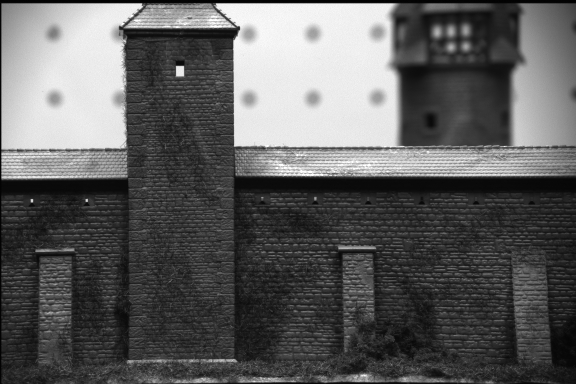
//> input picture Inputs/building_left.png, 576 x 384 px
$ ./stereo   (built with g++ and OpenCV 4)
//> lines starting //> are read from the running program, lines starting //| are printed output that depends on the picture
#include <cstdio>
#include <opencv2/opencv.hpp>
#include </usr/include/eigen3/Eigen/Dense>
#include <random>
#include <cmath>


using namespace cv;
using namespace std;
using Eigen::MatrixXd;

/*
    Author - Yash Mewada (mewada.y@northeastern.edu) & Pratik Baldota (baldota.p@northeastern.edu)
    Created - April 8, 2023
*/

/* Class for Image Mosaicing function declaration*/
class imageMosaicing
{
private:
    /* data */
    Mat* lines1 = nullptr;
    Mat* lines2 = nullptr;
public:
    string path_to_images;
    Mat img1;
    Mat img2;
    Mat soble_x = (Mat_<float>(3,3) << -1,0,1,-2,0,2,-1,0,1);
    Mat soble_y = (Mat_<float>(3,3) << -1,-2,-1,0,0,0,1,2,1);
    const int MIN_POINTS = 4;
    const double THRESHOLD = 10;
    const int MAX_ITERATIONS = 3000;
    double ncc_thres = 0.9;
    const int SAMPLE_SIZE = 8;
    const int ERROR_THRES = 1;

    imageMosaicing(string _path);
    double calc_NCC(Mat temp1, Mat temp2);
    vector<pair<Point, Point>> get_correspondences(vector<Point> c1,vector<Point> c2);
    vector<pair<Point, Point>> estimate_homography_ransac(vector<Point> src_points, vector<Point> dst_points);
    vector<Point> harris_detector_for_img1(int thres = 250);
    vector<Point> harris_detector_for_img2(int thres = 250);
    Mat estimateFunMat(Mat A);
    Mat estimateFunndamentalRANSAC(vector<pair<Point,Point>> corees_pts);
    Mat kron(vector<pair<Point,Point>> corees_pts);
    void findEpipolarlines(vector<Point2f> inlierxl,vector<Point2f> inlierxr, Mat F, Mat imgRectR, Mat imgRectL,Mat* lines1,Mat* lines2);

};

imageMosaicing::imageMosaicing(string _path)
{
    cout << "This is a demo for Image Mosaicing code" << endl;
    this->path_to_images = _path;
    img1 = imread(path_to_images + string("building_left.png"),IMREAD_GRAYSCALE);
    img2 = imread(path_to_images + string("building_right.png"),IMREAD_GRAYSCALE);
    resize(img1, img1, Size(), 0.75, 0.75);
    resize(img2, img2, Size(), 0.75, 0.75);
    // cvtColor(img1, img1, COLOR_BGR2GRAY);
    // cvtColor(img2, img2, COLOR_BGR2GRAY);
}

vector<Point> imageMosaicing::harris_detector_for_img1(int thres){
    Mat gradient_x, gx, gxy;
    Mat gradient_y, gy;
    Mat r_norm;
    Mat r = Mat::zeros(img1.size(), CV_32FC1);

    filter2D(img1,gradient_x,CV_32F,soble_x);
    filter2D(img1,gradient_y,CV_32F,soble_y);

    gx = gradient_x.mul(gradient_x);
    gy = gradient_y.mul(gradient_y);
    gxy = gradient_x.mul(gradient_y);

    GaussianBlur(gx,gx,Size(5,5),1.4);
    GaussianBlur(gy,gy,Size(5,5),1.4);
    GaussianBlur(gxy,gxy,Size(5,5),1.4);

    for(int i = 0; i < img1.rows; i++){
        for(int j = 0; j < img1.cols; j++){
            float a = gx.at<float>(i, j);
            float b = gy.at<float>(i, j);
            float c = gxy.at<float>(i, j);
            float det = a*c - b*b;
            float trace = a + c;
            r.at<float>(i,j) = det - 0.04*trace*trace;
        }
    }

    normalize(r, r_norm, 0, 255, NORM_MINMAX, CV_32FC1, Mat());

    Mat corners = Mat::zeros(img1.size(),CV_8UC1);
    vector<Point> corner_coor;
    Mat cr;
    cvtColor(img1,cr,COLOR_GRAY2BGR);
     for (int i = 1; i < r_norm.rows; i++) {
        for (int j = 1; j < r_norm.cols; j++) {
            // Check if current pixel is a local maximum
            if ((int) r_norm.at<float>(i, j) > thres
                && r_norm.at<float>(i, j) > r_norm.at<float>(i - 1, j - 1)
                && r_norm.at<float>(i, j) > r_norm.at<float>(i - 1, j)
                && r_norm.at<float>(i, j) > r_norm.at<float>(i - 1, j + 1)
                && r_norm.at<float>(i, j) > r_norm.at<float>(i, j - 1)
                && r_norm.at<float>(i, j) > r_norm.at<float>(i, j + 1)
                && r_norm.at<float>(i, j) > r_norm.at<float>(i + 1, j - 1)
                && r_norm.at<float>(i, j) > r_norm.at<float>(i + 1, j)
                && r_norm.at<float>(i, j) > r_norm.at<float>(i + 1, j + 1)
                ) {
                corner_coor.push_back({j,i});
                circle(cr, Point(j,i), 1, Scalar(30, 255, 30), 2,8,0);
            }
        }
    }
    cv::imshow("corners",cr);
    //imwrite("cornerimg1.jpg",cr);
    cv::waitKey(0);
    return corner_coor;
}

vector<Point> imageMosaicing::harris_detector_for_img2(int thres){
    Mat gradient_x, gx2, gxy;
    Mat gradient_y, gy2;
    Mat r_norm;
    Mat r = Mat::zeros(img2.size(), CV_32FC1);
    Mat corners = Mat::zeros(img2.size(),CV_8UC1);
    vector<Point> corner_coor;

    filter2D(img2,gradient_x,CV_32F,soble_x);
    filter2D(img2,gradient_y,CV_32F,soble_y);

    gx2 = gradient_x.mul(gradient_x);
    gy2 = gradient_y.mul(gradient_y);
    gxy = gradient_x.mul(gradient_y);

    GaussianBlur(gx2,gx2,Size(5,5),1.4);
    GaussianBlur(gy2,gy2,Size(5,5),1.4);
    GaussianBlur(gxy,gxy,Size(5,5),1.4);

    for(int i = 0; i < img2.rows; i++){
        for(int j = 0; j < img2.cols; j++){
            float a = gx2.at<float>(i, j);
            float b = gy2.at<float>(i, j);
            float c = gxy.at<float>(i, j);
            float det = a*c - b*b;
            float trace = a + c;
            r.at<float>(i,j) = det - 0.04*trace*trace;
        }
    }
    normalize(r, r_norm, 0, 255, NORM_MINMAX, CV_32FC1, Mat());


    Mat cr;
    cvtColor(img2,cr,COLOR_GRAY2BGR);
     for (int i = 1; i < r_norm.rows; i++) {
        for (int j = 1; j < r_norm.cols; j++) {
            // Check if current pixel is a local maximum
            if ((int) r_norm.at<float>(i, j) > thres
                && r_norm.at<float>(i, j) > r_norm.at<float>(i - 1, j - 1)
                && r_norm.at<float>(i, j) > r_norm.at<float>(i - 1, j)
                && r_norm.at<float>(i, j) > r_norm.at<float>(i - 1, j + 1)
                && r_norm.at<float>(i, j) > r_norm.at<float>(i, j - 1)
                && r_norm.at<float>(i, j) > r_norm.at<float>(i, j + 1)
                && r_norm.at<float>(i, j) > r_norm.at<float>(i + 1, j - 1)
                && r_norm.at<float>(i, j) > r_norm.at<float>(i + 1, j)
                && r_norm.at<float>(i, j) > r_norm.at<float>(i + 1, j + 1)
                ) {
                corner_coor.push_back({j,i});
                circle(cr, Point(j,i), 1, Scalar(30, 255, 30), 2,8,0);
            }
        }
    }
    cv::imshow("corners",cr);
    //imwrite("cornerimg2.jpg",cr);
    cv::waitKey(0);
    return corner_coor;
}

double imageMosaicing::calc_NCC(Mat temp1,Mat temp2){
    double mean1 = 0;
    for(int i=0; i<temp1.rows; i++)
    {
        for(int j=0; j<temp1.cols; j++)
        {
            mean1 += temp1.at<uchar>(i,j);
        }
    }
    mean1 = mean1/(temp1.rows*temp1.cols);
    double mean2 = 0;
    for(int i=0; i<temp2.rows; i++)
    {
        for(int j=0; j<temp2.cols; j++)
        {
            mean2 += temp2.at<uchar>(i,j);
        }
    }
    mean2 = mean2/(temp2.rows*temp2.cols);
    double std1 = 0;
    for(int i=0; i<temp1.rows; i++)
    {
        for(int j=0; j<temp1.cols; j++)
        {
            std1 += pow(temp1.at<uchar>(i,j) - mean1, 2);
        }
    }
    std1 = sqrt(std1/(temp1.rows*temp1.cols));
    double std2 = 0;
    for(int i=0; i<temp2.rows; i++)
    {
        for(int j=0; j<temp2.cols; j++)
        {
            std2 += pow(temp2.at<uchar>(i,j) - mean2, 2);
        }
    }
    std2 = sqrt(std2/(temp2.rows*temp2.cols));
    double ncc = 0;
    // int count = 0;
    for(int i=0; i<temp1.rows; i++)
    {
        for(int j=0; j<temp1.cols; j++)
        {
            ncc += (temp1.at<uchar>(i,j) - mean1)*(temp2.at<uchar>(i,j) - mean2);
            // count++;
        }
    }
    if (std1 > 0 && std2 > 0) {
        ncc = ncc/(temp1.rows*temp1.cols*std1*std2);
    }
    else {
        ncc = 0; // or set to some other default value
    }
    // ncc = ncc/(temp1.rows*temp1.cols*std1*std2);
    return ncc;

}

vector<pair<Point, Point>> imageMosaicing::get_correspondences(vector<Point> c1,vector<Point> c2){
    Mat t1,t2;
    vector<pair<Point,Point>> corres;
    Mat temp_path,temp_path2;
    Point d = Point(0,0);

    for (int i = 0; i < c1.size() ; i++) {
        double ncc_max = 0;
        Point pt1 = c1[i];
        int p1x = pt1.x - 3;
        int p1y = pt1.y - 3;
        if (p1x < 0 || p1y < 0 || p1x + 7 >= img1.cols || p1y + 7 >= img1.rows){
            continue;
        }
        temp_path = img1(Rect(p1x, p1y, 7, 7));
        d = Point(0,0);
        int maxidx = -1;
        for (int j = 0; j < c2.size(); j++) {
            Point pt2 = c2[j];
            int p2x = pt2.x - 3;
            int p2y = pt2.y - 3;
            if (p2x < 0 || p2y < 0 || p2x + 7 >= img2.cols || p2y + 7 >= img2.rows){
                continue;
            }
            temp_path2 = img2(Rect(p2x,p2y, 7, 7));

            double temp_ncc = calc_NCC(temp_path,temp_path2);
            if (temp_ncc > ncc_max){
                ncc_max = temp_ncc;
                maxidx = j;
            }
        }
        if (c2[maxidx] != Point(0,0) && c1[i] != Point(0,0) && ncc_max > ncc_thres){
            pair<Point,Point> c;
            c.first = c1[i];
            c.second = c2[maxidx];
            // cout << "maxidx" << " ";
            // cout << maxidx << endl;
            corres.push_back(c);
        }
    }
    cout << corres.size() << endl;
    Mat img_matches;
    if (img1.cols != img2.cols) {
        double scale = (double)img1.cols / img2.cols;
        resize(img2, img2, Size(img1.cols, scale*img2.rows));
    }

    // Concatenate images vertically
    // vconcat(img1, img2, img_matches);
    Mat cr2,cr1;
    cvtColor(img2,cr2,COLOR_GRAY2BGR);
    cvtColor(img1,cr1,COLOR_GRAY2BGR);
    hconcat(cr1, cr2, img_matches);
    RNG rng(12345);
    for (int i = 0; i < corres.size() ; i++) {
        Point pt1 =  corres[i].first;
        Point pt2 = Point(corres[i].second.x + img1.cols, corres[i].second.y); // shift the x-coordinate of pt2 to the right of img1
        // Point pt2 = Point(fc[i].second.x, fc[i].second.y + img1.rows);
        Scalar color = Scalar(rng.uniform(0,255), rng.uniform(0, 255), rng.uniform(0, 255));
        line(img_matches, pt1, pt2, color, 1);
    }
    imshow( "result_window", img_matches);
    //imwrite("CorrepondencespreRansac.jpg",img_matches);
    cv::waitKey(0);
    return corres;
}

vector<pair<Point, Point>> imageMosaicing::estimate_homography_ransac(vector<Point> src_points, vector<Point> dst_points) {
    vector<pair<Point, Point>> bestCorrespondingPoints;
    int max_inliers = 0;
    // src_points.resize(src_points.size());
    vector<int> best_inliers;
    vector<Point> inliers1;
    vector<Point> inliers2;
    Mat best_homography = Mat::eye(3, 3, CV_64F);
    best_homography =findHomography(src_points,dst_points,RANSAC);
    vector<int> inliers;
    int num_inliers = 0;
    vector<pair<Point, Point>> temp_corres;
    int inlier_idx = -1;
    double mean_dist = 0;
    //    vector<Point2f> curr_inliers;
    for (int j = 0; j < dst_points.size(); j++) {
        Point src_point = src_points[j];
        Point dst_point = dst_points[j];
        Mat src = (Mat_<double>(3, 1) << src_point.x, src_point.y, 1);
        Mat dst = (Mat_<double>(3, 1) << dst_point.x, dst_point.y, 1);
        Mat pred_dst = best_homography * src;
        pred_dst /= pred_dst.at<double>(2, 0);

        double distance = norm(pred_dst-dst);
        // cout << src <<" << norm , manual >> ";SSSSS
        // cout << p << endl;
        cout << distance << endl;
        if (distance < 1) {
            // cout << "got" << endl;
            num_inliers++;
            // inlier_idx = j;
            pair<Point,Point> c;
            c.first = src_point;
            c.second = dst_point;
            temp_corres.push_back(c);
            inliers.push_back(j);
            // cout << num_inliers << endl;
            // curr_inliers.push_back(src_points[j]);
        }
        if (num_inliers >= max_inliers) {
            // cout << "blahh" << endl;
            max_inliers = num_inliers;
            best_inliers = inliers;
            // best_inliers = curr_inliers;
            best_homography = best_homography;
            bestCorrespondingPoints = temp_corres;
            // best_homography = estimateAffinePartial2D(src_points, dst_points, inliers, RANSAC, THRESHOLD);
        }
    }
    // cout << "max_inliers" << "    ";
    // cout << max_inliers << endl;
    vector<Point> inlier_src_points;
    vector<Point> inlier_dst_points;
    for (int i = 0; i < best_inliers.size(); i++) {
        int idx = best_inliers[i];
        inlier_src_points.push_back(src_points[idx]);
        inlier_dst_points.push_back(dst_points[idx]);
        // cout << idx << endl;
    }
    // cout << best_homography << endl;
    best_homography = findHomography(inlier_src_points,inlier_dst_points,RANSAC);
    cout << "best_homography" << endl;
    cout << best_homography << endl;
    Mat img_matches;
    if (img1.cols != img2.cols) {
        double scale = (double)img1.cols / img2.cols;
        resize(img2, img2, Size(img1.cols, scale*img2.rows));
    }

    // Concatenate images vertically
    // vconcat(img1, img2, img_matches);
    Mat cr2,cr1;
    cvtColor(img2,cr2,COLOR_GRAY2BGR);
    cvtColor(img1,cr1,COLOR_GRAY2BGR);
    RNG rng(12345);
    hconcat(cr1, cr2, img_matches);
    for (int i = 0; i < bestCorrespondingPoints.size() ; i++) {
        Point pt1 =  bestCorrespondingPoints[i].first;
        Point pt2 = Point(bestCorrespondingPoints[i].second.x + img1.cols, bestCorrespondingPoints[i].second.y); // shift the x-coordinate of pt2 to the right of img1
        // Point pt2 = Point(fc[i].second.x, fc[i].second.y + img1.rows);
        Scalar color = Scalar(rng.uniform(0,255), rng.uniform(0, 255), rng.uniform(0, 255));
        circle(img_matches, Point(pt1.x,pt1.y), 1, Scalar(30, 255, 30), 2,8,0);
        circle(img_matches, Point(pt2.x,pt2.y), 1, Scalar(30, 255, 30), 2,8,0);
        line(img_matches, pt1, pt2, color, 1);
    }
    imshow( "result_window", img_matches );
    //imwrite("CorrepondencespostRansac.jpg",img_matches);
    cv::waitKey(0);
    // visualise_corress(bestCorrespondingPoints);

    return bestCorrespondingPoints;
}

Mat imageMosaicing::kron(vector<pair<Point, Point>> bestCorrespondingPoints){
    Mat kron(bestCorrespondingPoints.size(),9,CV_64F);
    // cout<<bestCorrespondingPoints.size()<<endl;
    // cout<<kron.size()<<endl;
    for (int i = 0; i < bestCorrespondingPoints.size() ; i++) {
        Point2d pt1 =  bestCorrespondingPoints[i].first;
        Point2d pt2 = bestCorrespondingPoints[i].second;
        // cout<<pt1.x*pt2.x<<endl;
        Mat row = (Mat_<double>(9,1) << pt1.x*pt2.x, pt1.x*pt2.y,pt1.x,pt1.y*pt2.x,pt1.y*pt2.y, pt1.y, pt2.x,pt2.y,1);
        kron.at<double>(i,0) = row.at<double>(0,0);
        kron.at<double>(i,1) = row.at<double>(0,1);
        kron.at<double>(i,2) = row.at<double>(0,2);
        kron.at<double>(i,3) = row.at<double>(0,3);
        kron.at<double>(i,4) = row.at<double>(0,4);
        kron.at<double>(i,5) = row.at<double>(0,5);
        kron.at<double>(i,6) = row.at<double>(0,6);
        kron.at<double>(i,7) = row.at<double>(0,7);
        kron.at<double>(i,8) = row.at<double>(0,8);
        // [5 lines of commented-out code are left out]
    }
    // [8 lines of commented-out code are left out]
    return kron;
}

Mat imageMosaicing::estimateFunMat(Mat A){
    SVD svdTemp(A,SVD::FULL_UV);

    Mat fUtil = svdTemp.vt.row(8);
    Mat Ftemp(3,3,CV_64FC1);

    Ftemp.at<double>(0,0) = fUtil.at<double>(0,0);
    Ftemp.at<double>(0,1) = fUtil.at<double>(0,1);
    Ftemp.at<double>(0,2) = fUtil.at<double>(0,2);
    Ftemp.at<double>(1,0) = fUtil.at<double>(0,3);
    Ftemp.at<double>(1,1) = fUtil.at<double>(0,4);
    Ftemp.at<double>(1,2) = fUtil.at<double>(0,5);
    Ftemp.at<double>(2,0) = fUtil.at<double>(0,6);
    Ftemp.at<double>(2,1) = fUtil.at<double>(0,7);
    Ftemp.at<double>(2,2) = fUtil.at<double>(0,8);
    // [8 lines of commented-out code are left out]
    Mat F(3,3,Ftemp.type());
    SVD svd(Ftemp,SVD::FULL_UV);
    // cout << svd.u.size() << endl;
    // cout << svd.vt.t().size() << endl;
    // cout << svd.w.size() << endl;
    svd.w.at<double>(0,2) = 0;
    Mat w(3,3,CV_64F);
    w.at<double>(0,0) = svd.w.at<double>(0,0);
    w.at<double>(0,1) = 0;
    w.at<double>(0,2) = 0;
    w.at<double>(1,0) = 0;
    w.at<double>(1,1) = svd.w.at<double>(0,1);
    w.at<double>(1,2) = 0;
    w.at<double>(2,0) = 0;
    w.at<double>(2,1) = 0;
    w.at<double>(2,2) = 0;
    F = svd.u*w*svd.vt;
    // [8 lines of commented-out code are left out]
    Ftemp.at<double>(3,3) = 1;

    return Ftemp;


}

Mat imageMosaicing::estimateFunndamentalRANSAC(vector<pair<Point,Point>> corees_pts){
    Mat bestF;

    int bestInliercnt = 0;
    vector<Point> xl,xr;
    for (int i = 0; i < corees_pts.size(); i++) {
        xl.push_back(corees_pts[i].first);
        xr.push_back(corees_pts[i].second);
    }
    // Get 8 Random points
    for(int i=0;i<MAX_ITERATIONS;i++){
        vector<Point2f> sampxl,sampxr;
        random_shuffle(corees_pts.begin(),corees_pts.end());
        for(int j =0;j<SAMPLE_SIZE;j++){
            sampxl.push_back(xl[j]);
            sampxr.push_back(xr[j]);
        }
        Mat F = findFundamentalMat(sampxl,sampxr,FM_8POINT);
        int inlierCount = 0;
        for (int k = 0; k < xl.size(); k++) {
            // Mat x1(xl[i].);
            // Mat x2(xr);
            double error = abs(xr[k].x * F.at<double>(0,0) * xl[k].x +
                               xr[k].x * F.at<double>(0,1) * xl[k].y +
                               F.at<double>(0,2) * xl[k].x +
                               xr[k].y * F.at<double>(1,0) * xl[k].x +
                               xr[k].y * F.at<double>(1,1) * xl[k].y +
                               F.at<double>(1,2) * xl[k].y +
                               F.at<double>(2,0) * xl[k].x +
                               F.at<double>(2,1) * xl[k].y +
                               F.at<double>(2,2));
            // cout << error << endl;
            if (error < ERROR_THRES){
                inlierCount++;
                // cout << "error < 1" << endl;
            }
        }
        if (inlierCount > bestInliercnt){
            bestInliercnt = inlierCount;
            bestF = F;
        }
    }
    vector<Point> inlierxL,inlierxR;
    for (int k = 0; k < xl.size(); k++) {
            // Mat x1(xl[i].);
            // Mat x2(xr);
            double error = abs(xr[k].x * bestF.at<double>(0,0) * xl[k].x +
                               xr[k].x * bestF.at<double>(0,1) * xl[k].y +
                               bestF.at<double>(0,2) * xl[k].x +
                               xr[k].y * bestF.at<double>(1,0) * xl[k].x +
                               xr[k].y * bestF.at<double>(1,1) * xl[k].y +
                               bestF.at<double>(1,2) * xl[k].y +
                               bestF.at<double>(2,0) * xl[k].x +
                               bestF.at<double>(2,1) * xl[k].y +
                               bestF.at<double>(2,2));
            if (error < ERROR_THRES){
                inlierxL.push_back(xl[k]);
                inlierxR.push_back(xr[k]);
                // cout << "error < 1" << endl;
            }
        }
    bestF = findFundamentalMat(inlierxL,inlierxR,FM_8POINT);
    return bestF;

}

void imageMosaicing::findEpipolarlines(vector<Point2f> inlierxl,vector<Point2f> inlierxr, Mat F, Mat imgRectR, Mat imgRectL,Mat* lines1,Mat* lines2){
    // Mat lines1;
    Mat color1;
    cvtColor(imgRectR,color1,COLOR_GRAY2BGR);
    computeCorrespondEpilines(cv::Mat(inlierxl),1,F,*lines1);
    RNG rng(12345);
    for (int i = 0; i < lines1->rows ; i++){
        for (int j = 0; j < lines1->cols; j++){
            Scalar color = Scalar(rng.uniform(0,255), rng.uniform(0, 255), rng.uniform(0, 255));
            line(color1,Point(0,-(lines1->at<Vec3f>(i,j))[2]/ lines1->at<Vec3f>(i,j)[1]),Point(imgRectR.cols,-(lines1->at<Vec3f>(i,j)[2] + lines1->at<Vec3f>(i,j)[0] * imgRectR.cols)/ lines1->at<Vec3f>(i,j)[1]),color);
        }
    }


    // Mat lines2;
    Mat color2;
    cvtColor(imgRectL,color2,COLOR_GRAY2BGR);
    computeCorrespondEpilines(cv::Mat(inlierxr),2,F,*lines2);
    for (int i = 0; i < lines2->rows ; i++){
        for (int j = 0; j < lines2->cols; j++){
            Scalar color = Scalar(rng.uniform(0,255), rng.uniform(0, 255), rng.uniform(0, 255));
            line(color2,Point(0,-(lines2->at<Vec3f>(i,j))[2]/ lines2->at<Vec3f>(i,j)[1]),Point(imgRectL.cols,-(lines2->at<Vec3f>(i,j)[2] + lines2->at<Vec3f>(i,j)[0] * imgRectL.cols)/ lines2->at<Vec3f>(i,j)[1]),color);
        }
    }
    Mat epipolarLines;
    hconcat(color1,color2,epipolarLines);
    imshow("Epipolarlines",epipolarLines);
    //imwrite("Epipolarlines.jpg",epipolarLines);
    waitKey(0);

    // return lines1,lines2;
}


int main(){
    string path = "/home/yash/Documents/Computer_VIsion/CV_Project3/CV_Project3/Inputs/";
    Mat imgL = imread(path + string("building_left.png"),IMREAD_GRAYSCALE);
//> imgL is the input picture: 384 rows x 576 cols, CV_8UC1; min 1, max 255, mean 93.4
    Mat imgR = imread(path + string("building_right.png"),IMREAD_GRAYSCALE);
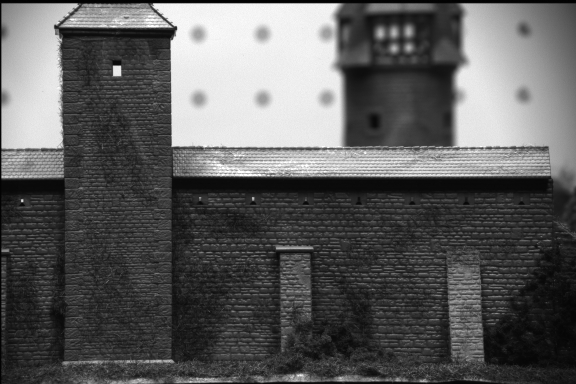
//> input picture Inputs/building_right.png, 576 x 384 px
//> imgR is the input picture: 384 rows x 576 cols, CV_8UC1; min 1, max 255, mean 92.5

    imageMosaicing p3(path);
    vector<Point> cor_img1,cor_img2;

    cor_img1 = p3.harris_detector_for_img1(230);
//> in harris_detector_for_img1, `filter2D(img1,gradient_x,CV_32F,soble_x);`:
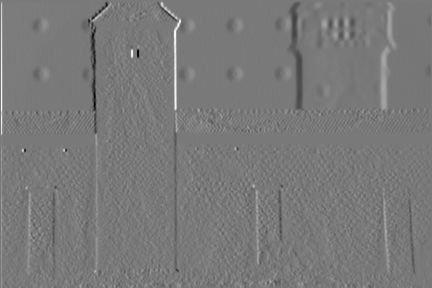
//> gradient_x: 288 rows x 432 cols, CV_32FC1; min -668, max 732, mean 0.1; drawn with min black and max white
//> in harris_detector_for_img1, `filter2D(img1,gradient_x,CV_32F,soble_x);`: soble_x = [[-1, 0, 1], [-2, 0, 2], [-1, 0, 1]]
//> in harris_detector_for_img1, `filter2D(img1,gradient_y,CV_32F,soble_y);`:
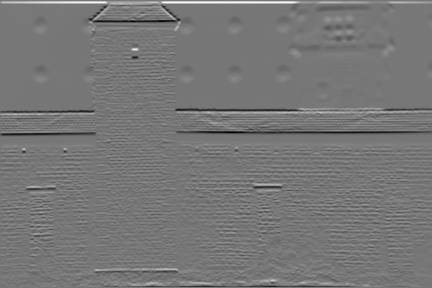
//> gradient_y: 288 rows x 432 cols, CV_32FC1; min -838, max 956, mean 1.5; drawn with min black and max white
//> in harris_detector_for_img1, `filter2D(img1,gradient_y,CV_32F,soble_y);`: soble_y = [[-1, -2, -1], [0, 0, 0], [1, 2, 1]]
//> after the loop in harris_detector_for_img1, `for(int i = 0; i < img1.rows; i++)`:
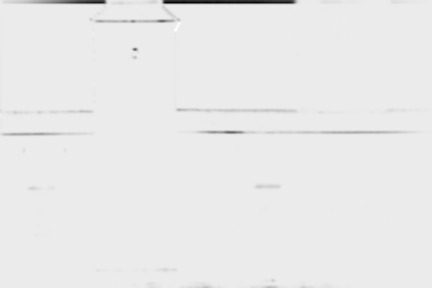
//> r: 288 rows x 432 cols, CV_32FC1; min -1.54e+11, max 1.27e+10, mean -1.3e+09; drawn with min black and max white
//> after the loop in harris_detector_for_img1, `for (int i = 1; i < r_norm.rows; i++)`:
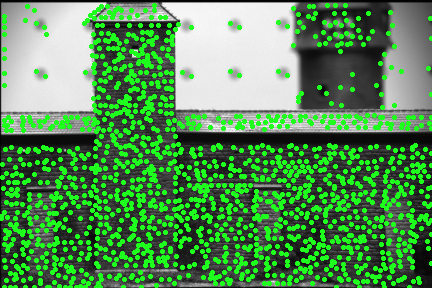
//> cr: 288 rows x 432 cols, CV_8UC3; mean B, G, R 84.5, 141.3, 84.5
//> after the loop in harris_detector_for_img1, `for (int i = 1; i < r_norm.rows; i++)`: corner_coor = 1597 Points (x, y), first 12: [154, 5], [327, 5], [335, 5], [345, 5], [27, 6], [101, 6], [107, 6], [309, 6], [313, 6], [118, 8], [293, 8], [98, 9]
//> cor_img1 has the same summary as corner_coor in harris_detector_for_img1
    cor_img2 = p3.harris_detector_for_img2(230);
//> in harris_detector_for_img2, `GaussianBlur(gy2,gy2,Size(5,5),1.4);`:
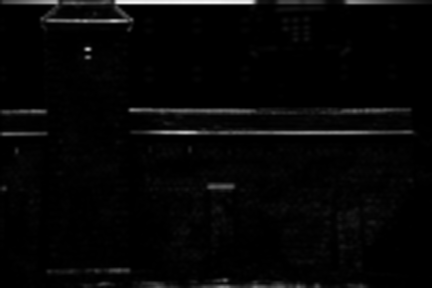
//> gy2: 288 rows x 432 cols, CV_32FC1; min 1.06, max 392286.6, mean 10123.4; drawn with min black and max white
//> after the loop in harris_detector_for_img2, `for (int i = 1; i < r_norm.rows; i++)`:
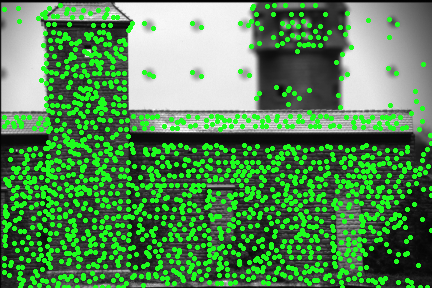
//> cr: 288 rows x 432 cols, CV_8UC3; mean B, G, R 83.9, 138.7, 83.9
//> after the loop in harris_detector_for_img2, `for (int i = 1; i < r_norm.rows; i++)`: corner_coor = 1527 Points (x, y), first 12: [60, 5], [274, 5], [285, 5], [302, 5], [315, 5], [253, 6], [267, 6], [18, 8], [49, 8], [252, 8], [4, 9], [67, 9]
//> cor_img2 has the same summary as corner_coor in harris_detector_for_img2
//> (the rest of the program and of its run is left out)
